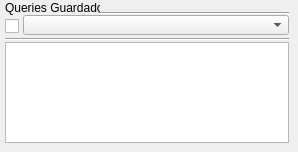
     <widget class="QWidget" name="process_sqlSelect_tab">
      <attribute name="title">
       <string notr="true">Select</string>
      </attribute>
      <widget class="QPlainTextEdit" name="process_sqlSelect_selectQuery_plainTextEdit">
       <property name="geometry">
        <rect>
         <x>5</x>
         <y>42</y>
         <width>284</width>
         <height>101</height>
        </rect>
       </property>
       <property name="plainText">
        <string notr="true"/>
       </property>
       <property name="placeholderText">
        <string notr="true">Sentencia en SQL para extracción de datos...</string>
       </property>
      </widget>
      <widget class="QLabel" name="process_sqlSelect_queriesSaved_label">
       <property name="geometry">
        <rect>
         <x>5</x>
         <y>0</y>
         <width>95</width>
         <height>16</height>
        </rect>
       </property>
       <property name="text">
        <string notr="true">Queries Guardados</string>
       </property>
      </widget>
      <widget class="Line" name="process_sqlSelect_line_1">
       <property name="geometry">
        <rect>
         <x>98</x>
         <y>11</y>
         <width>191</width>
         <height>4</height>
        </rect>
       </property>
       <property name="orientation">
        <enum>Qt::Horizontal</enum>
       </property>
      </widget>
      <widget class="QCheckBox" name="process_sqlSelect_checkBox">
       <property name="geometry">
        <rect>
         <x>5</x>
         <y>16</y>
         <width>20</width>
         <height>20</height>
        </rect>
       </property>
       <property name="text">
        <string notr="true"/>
       </property>
      </widget>
      <widget class="QComboBox" name="process_sqlSelect_querySelection_comboBox">
       <property name="geometry">
        <rect>
         <x>23</x>
         <y>15</y>
         <width>266</width>
         <height>20</height>
        </rect>
       </property>
       <property name="currentText">
        <string notr="true"/>
       </property>
      </widget>
      <widget class="Line" name="process_sqlSelect_line_2">
       <property name="geometry">
        <rect>
         <x>5</x>
         <y>37</y>
         <width>284</width>
         <height>4</height>
        </rect>
       </property>
       <property name="orientation">
        <enum>Qt::Horizontal</enum>
       </property>
      </widget>
     </widget>
